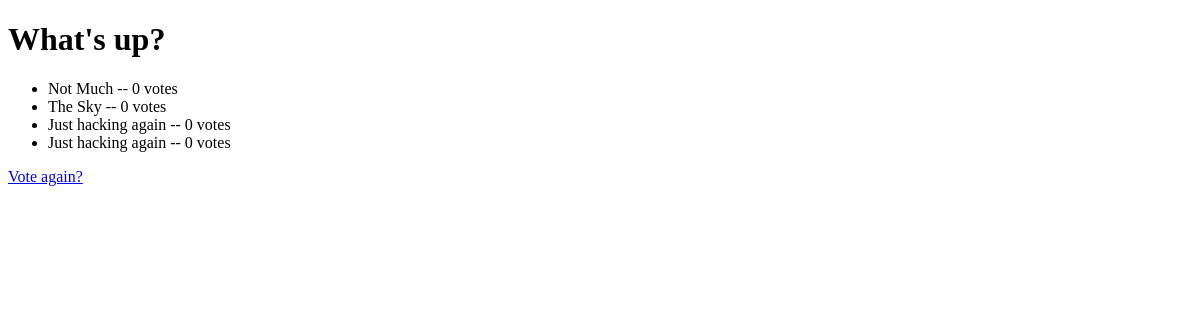
Before: /polls/1/results with the older database file.
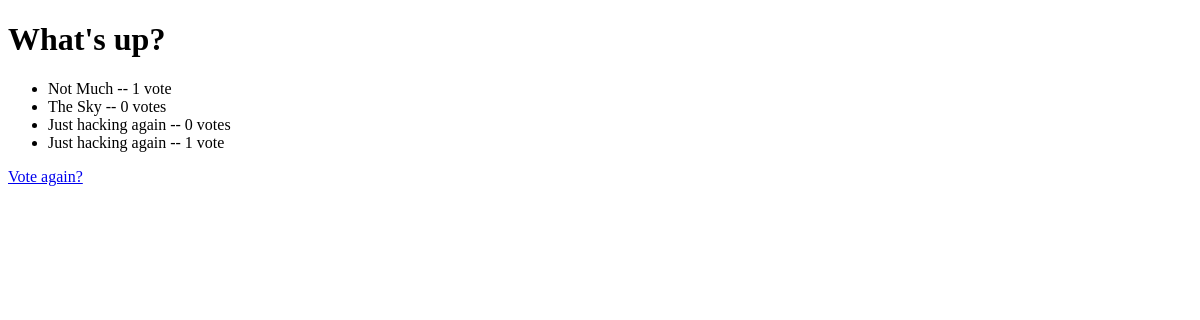
After: the same page with the newer database file.
### polls/models.py (models this page shows, shortened)
class Question(models.Model):
    question_text = models.CharField(max_length=200)
    pub_date = models.DateTimeField("date published")

class Choice(models.Model):
    question = models.ForeignKey(Question,on_delete = models.CASCADE)
    choice_text = models.CharField(max_length=200)
    votes = models.IntegerField(default=0)

### polls/views.py (the view)
# urls.py: path("<int:pk>/results", views.ResultsView.as_view(), name="results"),
class ResultsView(generic.DetailView):
    model = Question
    template_name = "polls/results.html"

### polls/templates/polls/results.html (shortened to what this page needs)
<!DOCTYPE html>
<html lang="en">
<head>
</head>
<body>
<h1>{{ question.question_text }}</h1>
<ul>
{% for choice in question.choice_set.all %}
    <li>{{ choice.choice_text }} -- {{ choice.votes }} vote{{ choice.votes|pluralize }}</li>
{% endfor %}
</ul>
<a href="{% url 'polls:detail' question.id %}">Vote again?</a>
</body>
</html>

Changed rows visible on the page:
changed Choice "Not Much": votes "0" → "1"
changed Choice (number 4 of 4 on the later page): votes "0" → "1"
